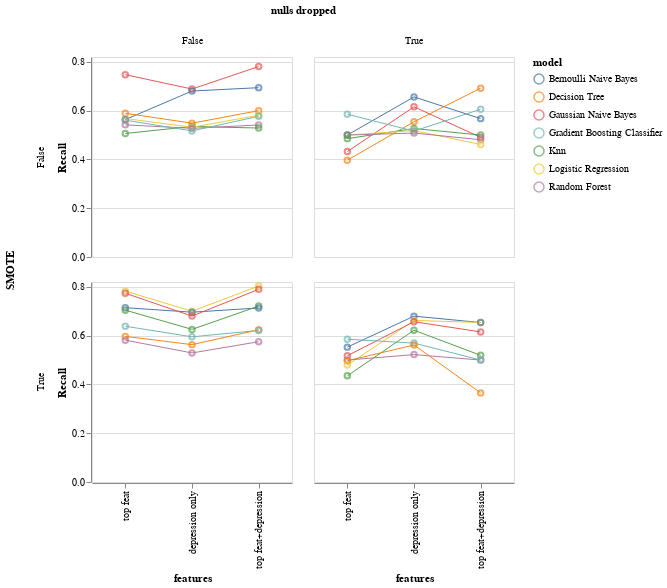

Notebook code cell kept with this figure:
### Code cell
#All women
merge_results_women=pd.concat([baseline_model_results_women,
                        baseline_model_with_smote_results_women,
                        baseline_model_dropnull_results_women,
                        baseline_model_dropnull_SMOTE_results_women,
                        baseline_model_top_results_women,
                        baseline_model_with_smote_top_results_women,
                        baseline_model_dropnull_top_results_women,
                        baseline_model_dropnull_SMOTE_top_results_women,
                        baseline_model_combine_results_women,
                        baseline_model_with_smote_combine_results_women,
                        baseline_model_dropnull_combine_results_women,
                        baseline_model_dropnull_SMOTE_combine_results_women])

# chart_df = merge_results[merge_results['features']=='depression only']
chart_df = merge_results_women

line=alt.Chart(chart_df).mark_line(size=1).encode(
    x=alt.X('features',
           sort=['top feat','depression only','top feat+depression']),
    y=alt.Y('recall', title='Recall', scale=alt.Scale(domain=[0, .82])),
    color='model:N'
).properties(
                width=200,
                height=200
                )

points=alt.Chart(chart_df).mark_point().encode(
    x=alt.X('features',
           sort=['top feat','depression only','top feat+depression']),
    y=alt.Y('recall', title='Recall', scale=alt.Scale(domain=[0, .82])),
    color='model:N')


recall_women = alt.layer(line, points, data=chart_df).facet(row='SMOTE:N',
                                                     column='nulls dropped')
recall_women

### Figure 1 — Vega-Lite specification as saved in the notebook (floating-point values rounded to 4 significant figures)
{"config": {"view": {"continuousWidth": 400, "continuousHeight": 300}}, "data": {"name": "data-9b3d63f1360cf14992b2dace365ef5e0"}, "facet": {"column": {"type": "nominal", "field": "nulls dropped"}, "row": {"type": "nominal", "field": "SMOTE"}}, "spec": {"layer": [{"mark": {"type": "line", "size": 1}, "encoding": {"color": {"type": "nominal", "field": "model"}, "x": {"type": "nominal", "field": "features", "sort": ["top feat", "depression only", "top feat+depression"]}, "y": {"type": "quantitative", "field": "recall", "scale": {"domain": [0, 0.82]}, "title": "Recall"}}, "height": 200, "width": 200}, {"mark": "point", "encoding": {"color": {"type": "nominal", "field": "model"}, "x": {"type": "nominal", "field": "features", "sort": ["top feat", "depression only", "top feat+depression"]}, "y": {"type": "quantitative", "field": "recall", "scale": {"domain": [0, 0.82]}, "title": "Recall"}}}]}, "$schema": "https://vega.github.io/schema/vega-lite/v4.8.1.json", "datasets": {"data-9b3d63f1360cf14992b2dace365ef5e0": [{"model": "Gaussian Naive Bayes", "precision": 0.61, "recall": 0.6887, "f1-score": 0.6338, "features": "depression only", "nulls dropped": "False", "SMOTE": "False"}, {"model": "Bernoulli Naive Bayes", "precision": 0.5944, "recall": 0.6806, "f1-score": 0.6161, "features": "depression only", "nulls dropped": "False", "SMOTE": "False"}, {"model": "Decision Tree", "precision": 0.6016, "recall": 0.5487, "f1-score": 0.5622, "features": "depression only", "nulls dropped": "False", "SMOTE": "False"}, {"model": "Knn", "precision": 0.721, "recall": 0.5353, "f1-score": 0.5495, "features": "depression only", "nulls dropped": "False", "SMOTE": "False"}, {"model": "Logistic Regression", "precision": 0.7592, "recall": 0.5317, "f1-score": 0.5439, "features": "depression only", "nulls dropped": "False", "SMOTE": "False"}, {"model": "Random Forest", "precision": 0.65, "recall": 0.5274, "f1-score": 0.5361, "features": "depression only", "nulls dropped": "False", "SMOTE": "False"}, {"model": "Gradient Boosting Classifier", "precision": 0.7776, "recall": 0.517, "f1-score": 0.5178, "features": "depression only", "nulls dropped": "False", "SMOTE": "False"}, {"model": "Logistic Regression", "precision": 0.579, "recall": 0.7001, "f1-score": 0.5932, "features": "depression only", "nulls dropped": "False", "SMOTE": "True"}, {"model": "Bernoulli Naive Bayes", "precision": 0.578, "recall": 0.6963, "f1-score": 0.5921, "features": "depression only", "nulls dropped": "False", "SMOTE": "True"}, {"model": "Gaussian Naive Bayes", "precision": 0.584, "recall": 0.6802, "f1-score": 0.6029, "features": "depression only", "nulls dropped": "False", "SMOTE": "True"}, {"model": "Knn", "precision": 0.5833, "recall": 0.6257, "f1-score": 0.5976, "features": "depression only", "nulls dropped": "False", "SMOTE": "True"}, {"model": "Gradient Boosting Classifier", "precision": 0.5851, "recall": 0.5953, "f1-score": 0.5898, "features": "depression only", "nulls dropped": "False", "SMOTE": "True"}, {"model": "Decision Tree", "precision": 0.5842, "recall": 0.5632, "f1-score": 0.5715, "features": "depression only", "nulls dropped": "False", "SMOTE": "True"}, {"model": "Random Forest", "precision": 0.5513, "recall": 0.5291, "f1-score": 0.5349, "features": "depression only", "nulls dropped": "False", "SMOTE": "True"}, {"model": "Bernoulli Naive Bayes", "precision": 0.6182, "recall": 0.6564, "f1-score": 0.6315, "features": "depression only", "nulls dropped": "True", "SMOTE": "False"}, {"model": "Gaussian Naive Bayes", "precision": 0.5936, "recall": 0.6158, "f1-score": 0.6019, "features": "depression only", "nulls dropped": "True", "SMOTE": "False"}, {"model": "Decision Tree", "precision": 0.5752, "recall": 0.5544, "f1-score": 0.561, "features": "depression only", "nulls dropped": "True", "SMOTE": "False"}, {"model": "Knn", "precision": 0.5928, "recall": 0.5268, "f1-score": 0.5257, "features": "depression only", "nulls dropped": "True", "SMOTE": "False"}, {"model": "Logistic Regression", "precision": 0.6501, "recall": 0.5183, "f1-score": 0.5069, "features": "depression only", "nulls dropped": "True", "SMOTE": "False"}, {"model": "Gradient Boosting Classifier", "precision": 0.6581, "recall": 0.5162, "f1-score": 0.5026, "features": "depression only", "nulls dropped": "True", "SMOTE": "False"}, {"model": "Random Forest", "precision": 0.5294, "recall": 0.5081, "f1-score": 0.4971, "features": "depression only", "nulls dropped": "True", "SMOTE": "False"}, {"model": "Bernoulli Naive Bayes", "precision": 0.596, "recall": 0.68, "f1-score": 0.6, "features": "depression only", "nulls dropped": "True", "SMOTE": "True"}, {"model": "Logistic Regression", "precision": 0.5874, "recall": 0.6625, "f1-score": 0.5898, "features": "depression only", "nulls dropped": "True", "SMOTE": "True"}, {"model": "Gaussian Naive Bayes", "precision": 0.6004, "recall": 0.6572, "f1-score": 0.6128, "features": "depression only", "nulls dropped": "True", "SMOTE": "True"}, {"model": "Knn", "precision": 0.58, "recall": 0.6223, "f1-score": 0.5886, "features": "depression only", "nulls dropped": "True", "SMOTE": "True"}, {"model": "Gradient Boosting Classifier", "precision": 0.6141, "recall": 0.5694, "f1-score": 0.5817, "features": "depression only", "nulls dropped": "True", "SMOTE": "True"}, {"model": "Decision Tree", "precision": 0.5817, "recall": 0.5617, "f1-score": 0.5686, "features": "depression only", "nulls dropped": "True", "SMOTE": "True"}, {"model": "Random Forest", "precision": 0.5498, "recall": 0.5224, "f1-score": 0.5221, "features": "depression only", "nulls dropped": "True", "SMOTE": "True"}, {"model": "Gaussian Naive Bayes", "precision": 0.5828, "recall": 0.7475, "f1-score": 0.5906, "features": "top feat", "nulls dropped": "False", "SMOTE": "False"}, {"model": "Decision Tree", "precision": 0.5875, "recall": 0.5893, "f1-score": 0.5884, "features": "top feat", "nulls dropped": "False", "SMOTE": "False"}, {"model": "Logistic Regression", "precision": 0.7692, "recall": 0.5679, "f1-score": 0.5992, "features": "top feat", "nulls dropped": "False", "SMOTE": "False"}, {"model": "Bernoulli Naive Bayes", "precision": 0.5772, "recall": 0.5632, "f1-score": 0.5691, "features": "top feat", "nulls dropped": "False", "SMOTE": "False"}, {"model": "Gradient Boosting Classifier", "precision": 0.7514, "recall": 0.5611, "f1-score": 0.589, "features": "top feat", "nulls dropped": "False", "SMOTE": "False"}, {"model": "Random Forest", "precision": 0.7416, "recall": 0.5419, "f1-score": 0.5604, "features": "top feat", "nulls dropped": "False", "SMOTE": "False"}, {"model": "Knn", "precision": 0.5693, "recall": 0.5065, "f1-score": 0.4994, "features": "top feat", "nulls dropped": "False", "SMOTE": "False"}, {"model": "Logistic Regression", "precision": 0.5828, "recall": 0.7826, "f1-score": 0.5775, "features": "top feat", "nulls dropped": "False", "SMOTE": "True"}, {"model": "Gaussian Naive Bayes", "precision": 0.5789, "recall": 0.7738, "f1-score": 0.5697, "features": "top feat", "nulls dropped": "False", "SMOTE": "True"}, {"model": "Bernoulli Naive Bayes", "precision": 0.5548, "recall": 0.7146, "f1-score": 0.5119, "features": "top feat", "nulls dropped": "False", "SMOTE": "True"}, {"model": "Knn", "precision": 0.575, "recall": 0.7046, "f1-score": 0.5848, "features": "top feat", "nulls dropped": "False", "SMOTE": "True"}, {"model": "Gradient Boosting Classifier", "precision": 0.6541, "recall": 0.6386, "f1-score": 0.6458, "features": "top feat", "nulls dropped": "False", "SMOTE": "True"}, {"model": "Decision Tree", "precision": 0.5907, "recall": 0.597, "f1-score": 0.5937, "features": "top feat", "nulls dropped": "False", "SMOTE": "True"}, {"model": "Random Forest", "precision": 0.696, "recall": 0.5815, "f1-score": 0.61, "features": "top feat", "nulls dropped": "False", "SMOTE": "True"}, {"model": "Gradient Boosting Classifier", "precision": 0.6959, "recall": 0.5853, "f1-score": 0.6076, "features": "top feat", "nulls dropped": "True", "SMOTE": "False"}, {"model": "Random Forest", "precision": 0.4359, "recall": 0.5, "f1-score": 0.4658, "features": "top feat", "nulls dropped": "True", "SMOTE": "False"}, {"model": "Logistic Regression", "precision": 0.4359, "recall": 0.5, "f1-score": 0.4658, "features": "top feat", "nulls dropped": "True", "SMOTE": "False"}, {"model": "Bernoulli Naive Bayes", "precision": 0.4359, "recall": 0.5, "f1-score": 0.4658, "features": "top feat", "nulls dropped": "True", "SMOTE": "False"}, {"model": "Knn", "precision": 0.4342, "recall": 0.4853, "f1-score": 0.4583, "features": "top feat", "nulls dropped": "True", "SMOTE": "False"}, {"model": "Gaussian Naive Bayes", "precision": 0.4627, "recall": 0.4324, "f1-score": 0.2909, "features": "top feat", "nulls dropped": "True", "SMOTE": "False"}, {"model": "Decision Tree", "precision": 0.4219, "recall": 0.3971, "f1-score": 0.4091, "features": "top feat", "nulls dropped": "True", "SMOTE": "False"}, {"model": "Gradient Boosting Classifier", "precision": 0.6959, "recall": 0.5853, "f1-score": 0.6076, "features": "top feat", "nulls dropped": "True", "SMOTE": "True"}, {"model": "Bernoulli Naive Bayes", "precision": 0.5278, "recall": 0.5529, "f1-score": 0.5111, "features": "top feat", "nulls dropped": "True", "SMOTE": "True"}, {"model": "Gaussian Naive Bayes", "precision": 0.5111, "recall": 0.5176, "f1-score": 0.3003, "features": "top feat", "nulls dropped": "True", "SMOTE": "True"}, {"model": "Random Forest", "precision": 0.4359, "recall": 0.5, "f1-score": 0.4658, "features": "top feat", "nulls dropped": "True", "SMOTE": "True"}, {"model": "Decision Tree", "precision": 0.498, "recall": 0.4971, "f1-score": 0.4923, "features": "top feat", "nulls dropped": "True", "SMOTE": "True"}, {"model": "Logistic Regression", "precision": 0.4906, "recall": 0.4794, "f1-score": 0.4302, "features": "top feat", "nulls dropped": "True", "SMOTE": "True"}, {"model": "Knn", "precision": 0.4711, "recall": 0.4353, "f1-score": 0.3819, "features": "top feat", "nulls dropped": "True", "SMOTE": "True"}, {"model": "Gaussian Naive Bayes", "precision": 0.607, "recall": 0.7809, "f1-score": 0.631, "features": "top feat+depression", "nulls dropped": "False", "SMOTE": "False"}, {"model": "Bernoulli Naive Bayes", "precision": 0.5979, "recall": 0.6942, "f1-score": 0.6211, "features": "top feat+depression", "nulls dropped": "False", "SMOTE": "False"}, {"model": "Decision Tree", "precision": 0.5894, "recall": 0.6, "f1-score": 0.5942, "features": "top feat+depression", "nulls dropped": "False", "SMOTE": "False"}, {"model": "Logistic Regression", "precision": 0.7904, "recall": 0.5812, "f1-score": 0.6183, "features": "top feat+depression", "nulls dropped": "False", "SMOTE": "False"}, {"model": "Gradient Boosting Classifier", "precision": 0.7838, "recall": 0.5768, "f1-score": 0.612, "features": "top feat+depression", "nulls dropped": "False", "SMOTE": "False"}, {"model": "Random Forest", "precision": 0.8513, "recall": 0.5413, "f1-score": 0.5608, "features": "top feat+depression", "nulls dropped": "False", "SMOTE": "False"}, {"model": "Knn", "precision": 0.7039, "recall": 0.5288, "f1-score": 0.5386, "features": "top feat+depression", "nulls dropped": "False", "SMOTE": "False"}, {"model": "Logistic Regression", "precision": 0.5959, "recall": 0.8035, "f1-score": 0.6046, "features": "top feat+depression", "nulls dropped": "False", "SMOTE": "True"}, {"model": "Gaussian Naive Bayes", "precision": 0.5957, "recall": 0.79, "f1-score": 0.6077, "features": "top feat+depression", "nulls dropped": "False", "SMOTE": "True"}, {"model": "Knn", "precision": 0.5825, "recall": 0.7212, "f1-score": 0.596, "features": "top feat+depression", "nulls dropped": "False", "SMOTE": "True"}, {"model": "Bernoulli Naive Bayes", "precision": 0.5807, "recall": 0.7135, "f1-score": 0.594, "features": "top feat+depression", "nulls dropped": "False", "SMOTE": "True"}, {"model": "Decision Tree", "precision": 0.6186, "recall": 0.624, "f1-score": 0.6212, "features": "top feat+depression", "nulls dropped": "False", "SMOTE": "True"}, {"model": "Gradient Boosting Classifier", "precision": 0.6875, "recall": 0.6212, "f1-score": 0.6455, "features": "top feat+depression", "nulls dropped": "False", "SMOTE": "True"}, {"model": "Random Forest", "precision": 0.7342, "recall": 0.5751, "f1-score": 0.6065, "features": "top feat+depression", "nulls dropped": "False", "SMOTE": "True"}, {"model": "Decision Tree", "precision": 0.66, "recall": 0.6923, "f1-score": 0.6732, "features": "top feat+depression", "nulls dropped": "True", "SMOTE": "False"}, {"model": "Gradient Boosting Classifier", "precision": 0.6964, "recall": 0.6058, "f1-score": 0.6296, "features": "top feat+depression", "nulls dropped": "True", "SMOTE": "False"}, {"model": "Bernoulli Naive Bayes", "precision": 0.5673, "recall": 0.5673, "f1-score": 0.5673, "features": "top feat+depression", "nulls dropped": "True", "SMOTE": "False"}, {"model": "Knn", "precision": 0.4333, "recall": 0.5, "f1-score": 0.4643, "features": "top feat+depression", "nulls dropped": "True", "SMOTE": "False"}, {"model": "Gaussian Naive Bayes", "precision": 0.4943, "recall": 0.4904, "f1-score": 0.4792, "features": "top feat+depression", "nulls dropped": "True", "SMOTE": "False"}, {"model": "Random Forest", "precision": 0.431, "recall": 0.4808, "f1-score": 0.4545, "features": "top feat+depression", "nulls dropped": "True", "SMOTE": "False"}, {"model": "Logistic Regression", "precision": 0.4286, "recall": 0.4615, "f1-score": 0.4444, "features": "top feat+depression", "nulls dropped": "True", "SMOTE": "False"}, {"model": "Logistic Regression", "precision": 0.5994, "recall": 0.6538, "f1-score": 0.6104, "features": "top feat+depression", "nulls dropped": "True", "SMOTE": "True"}, {"model": "Bernoulli Naive Bayes", "precision": 0.5994, "recall": 0.6538, "f1-score": 0.6104, "features": "top feat+depression", "nulls dropped": "True", "SMOTE": "True"}, {"model": "Gaussian Naive Bayes", "precision": 0.5635, "recall": 0.6154, "f1-score": 0.5581, "features": "top feat+depression", "nulls dropped": "True", "SMOTE": "True"}, {"model": "Knn", "precision": 0.5089, "recall": 0.5192, "f1-score": 0.4444, "features": "top feat+depression", "nulls dropped": "True", "SMOTE": "True"}, {"model": "Random Forest", "precision": 0.4333, "recall": 0.5, "f1-score": 0.4643, "features": "top feat+depression", "nulls dropped": "True", "SMOTE": "True"}, {"model": "Gradient Boosting Classifier", "precision": 0.4333, "recall": 0.5, "f1-score": 0.4643, "features": "top feat+depression", "nulls dropped": "True", "SMOTE": "True"}, {"model": "Decision Tree", "precision": 0.413, "recall": 0.3654, "f1-score": 0.3878, "features": "top feat+depression", "nulls dropped": "True", "SMOTE": "True"}]}}
